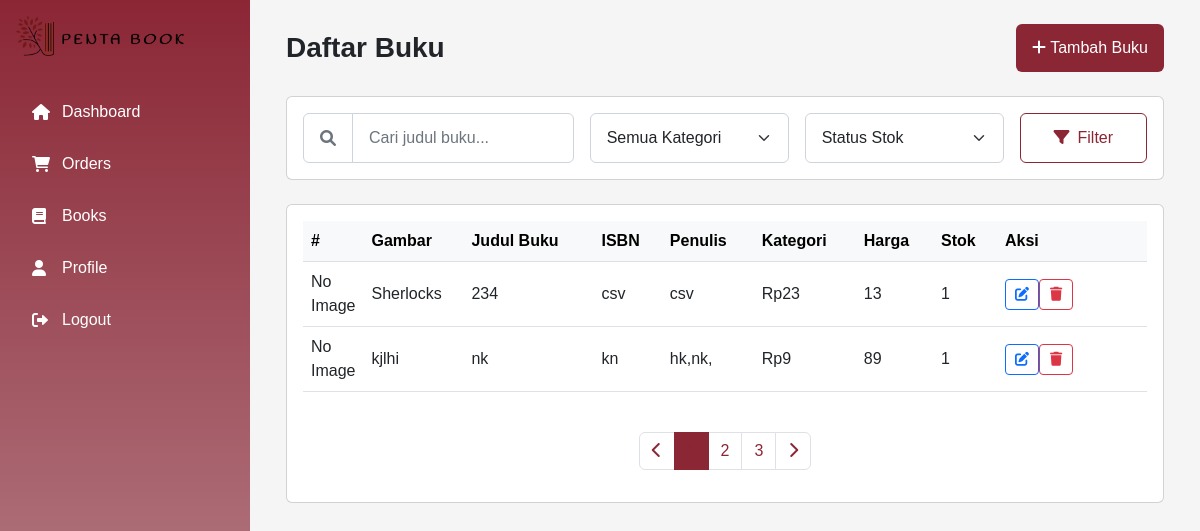
/shop/manage_books (signed in), run on an earlier commit of the app's database.
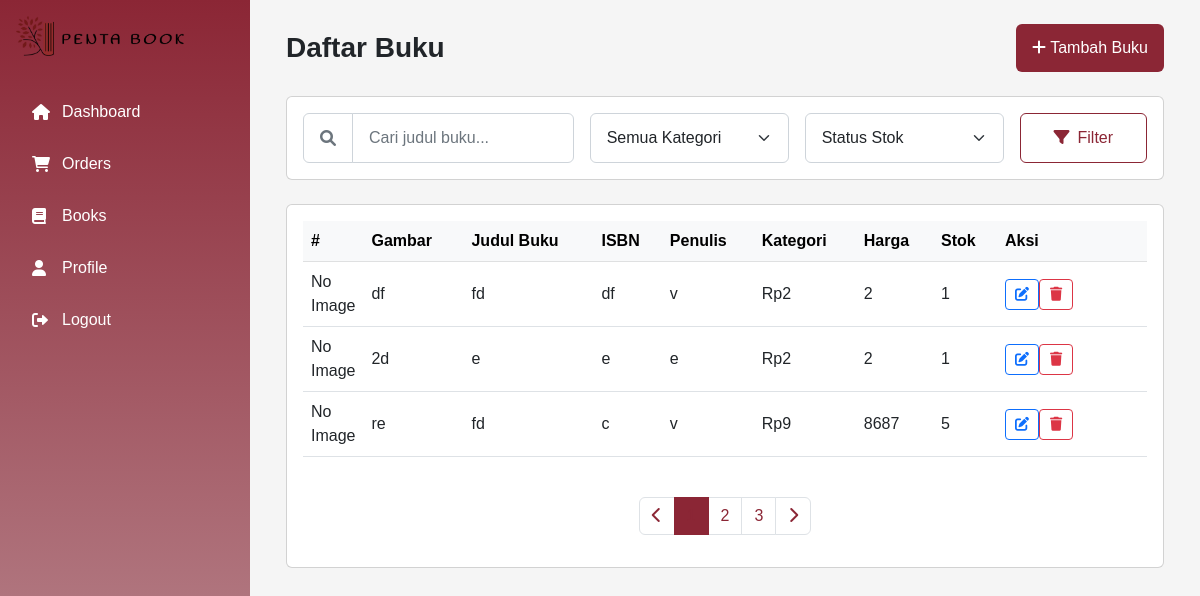
And on a later commit of the database.
### tables this page shows
CREATE TABLE "books"
(
    book_id     INTEGER
        primary key autoincrement,
    category_id integer
        references categories,
    shop_id     integer
        references shop,
    book_name   TEXT,
    isbn        integer,
    author      TEXT,
    desc        TEXT,
    price       REAL,
    stock       integer,
    img_url     TEXT
);

### app.py (the view)
@app.route('/shop/manage_books', methods=['GET', 'POST'])
def manage_books():
    if session.get('role') != 'shop':
        flash('You need to be logged in as a shop to access this page.', 'warning')
        return redirect(url_for('shop_login'))
    db = get_db()
    shop_id = session.get('shop_id')
    cur = db.execute('SELECT * FROM books WHERE shop_id = ?', (shop_id,))
    books = cur.fetchall()
    return render_template('shop/manage_books.html', books=books, format_currency=format_currency)

### app.py (called while the page is built)
def get_db():
    if 'db' not in g:
        g.db = sqlite3.connect(app.config['DATABASE'])
        g.db.row_factory = sqlite3.Row
    return g.db

def format_currency(value):
    if value is None:
        return "Rp0"  # Atau format default lainnya
    return f'Rp{value:,.0f}'.replace(',', '.')

### templates/shop/manage_books.html (shortened to what the changed rows need)
{% extends "shop/base_shop.html" %}
{% block content %}
<div class="container-fluid">
    <div class="d-flex justify-content-between align-items-center mb-4">
        <h1 class="h3 mb-0">Daftar Buku</h1>
    </div>
    <div class="card">
        <div class="card-body">
            <div class="table-responsive">
                <table class="table table-hover align-middle">
                    <thead class="table-light">
                        <tr>
                            <th style="width: 50px;">#</th>
                            <th style="width: 100px;">Gambar</th>
                            <th>Judul Buku</th>
                            <th>ISBN</th>
                            <th>Penulis</th>
                            <th>Kategori</th>
                            <th>Harga</th>
                            <th>Stok</th>
                            <th style="width: 150px;">Aksi</th>
                        </tr>
                    </thead>
                    <tbody>
                        {% for book in books %}
                        <tr>
                            <td>
                                {% if book['image'] %}
                                <img src="{{ url_for('static', filename='uploads/' + book['image']) }}" alt="Book Cover" width="100">
                                {% else %}
                                No Image
                                {% endif %}
                            </td>
                            <td>{{ book['book_name'] }}</td>
                            <td>{{ book['isbn'] }}</td>
                            <td>{{ book['author'] }}</td>
                            <td>{{ book['desc'] }}</td>
                            <td>{{ format_currency(book['price']) }}</td>
                            <td>{{ book['stock'] }}</td>
                            <td>{{ book['category_id'] }}</td>
                            <td>
                                <div class="btn-group">
                                    <a href="{{ url_for('edit_book', book_id=book['book_id']) }}" >
                                    <button class="btn btn-sm btn-outline-primary" title="Edit">
                                        <i class="fas fa-edit"></i>
                                    </button>
                                    </a>
                                    <form action="{{ url_for('delete_book', book_id=book['book_id']) }}" method="post" style="display:inline;">
                                    <button class="btn btn-sm btn-outline-danger" title="Hapus">
                                        <i class="fas fa-trash"></i>
                                    </button>
                                    </form>
                                </div>
                            </td>
                        </tr>
                        {% endfor %}
                    </tbody>
                </table>
            </div>
        </div>
    </div>
</div>
{% endblock %}

What changed in the data, as far as the page shows it:
removed books: book_name "Sherlocks", isbn "234", author "csv", desc "csv", price "Rp23", stock "13", category_id "1"
changed books (number 1 of 3 on the later page): book_name "kjlhi" → "df"; isbn "nk" → "fd"; author "kn" → "df"; desc "hk,nk," → "v"; price "Rp9" → "Rp2"; stock "89" → "2"
added books: book_name "2d", isbn "e", author "e", desc "e", price "Rp2", stock "2", category_id "1"
added books: book_name "re", isbn "fd", author "c", desc "v", price "Rp9", stock "8687", category_id "5"
